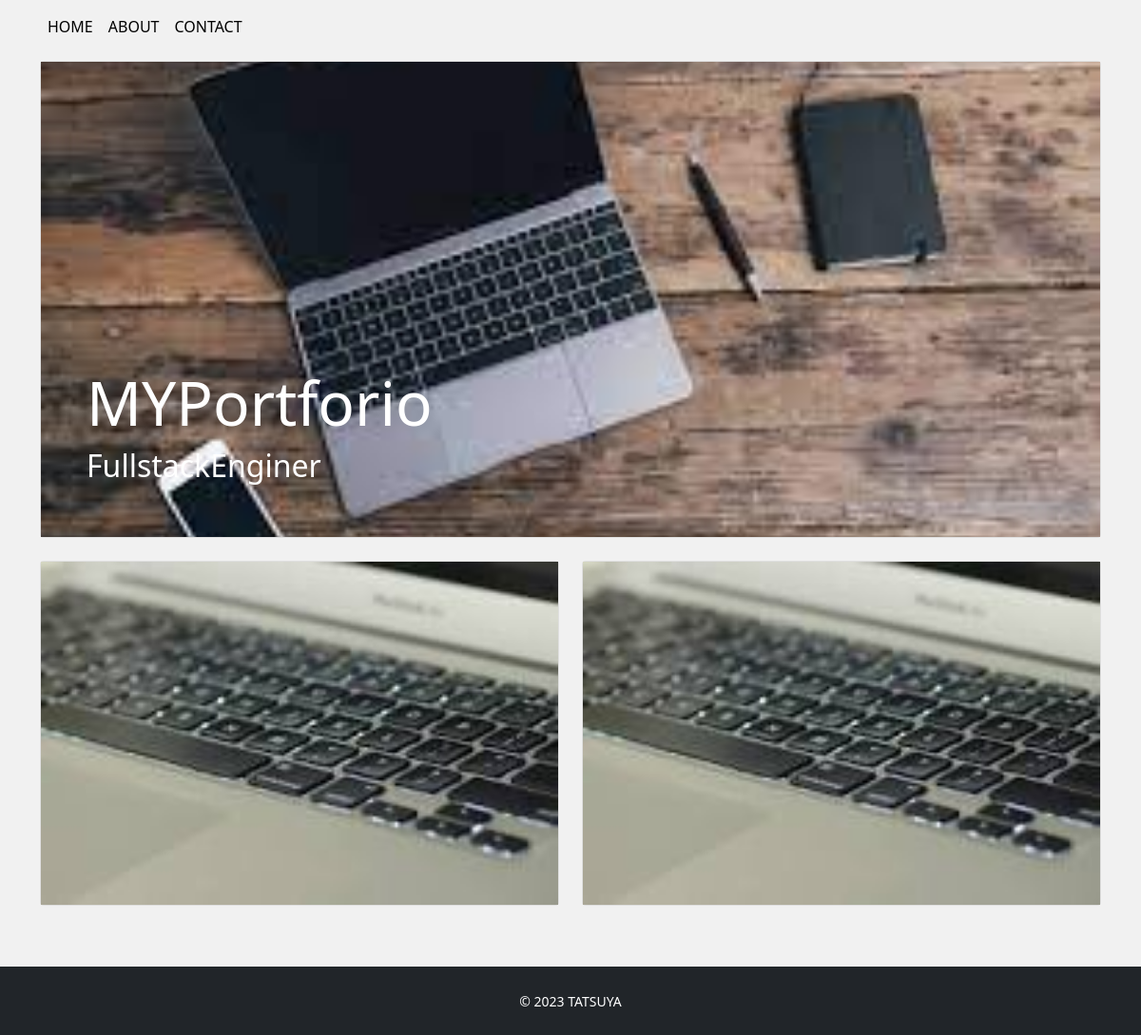
The page / on the database its author committed.
### app/models.py (models this page shows, shortened)
class Profile(models.Model):
    title=models.CharField('タイトル',max_length=100,null=True,blank=True)
    sub_title=models.CharField('サブタイトル',max_length=100,null=True,blank=True)
    name=models.CharField('名前',max_length=100,null=True,blank=True)
    job=models.TextField('仕事',)
    intoroduction=models.TextField('自己紹介')
    github=models.CharField('github',max_length=100,null=True,blank=True)
    twitter=models.CharField('twitter',max_length=100,null=True,blank=True)
    topimage = models.ImageField(upload_to='images',verbose_name='トップ画像')
    subimage = models.ImageField(upload_to='images',verbose_name='サブ画像')

class Work(models.Model):
    title = models.CharField('タイトル',max_length=100)
    image = models.ImageField(upload_to='images',verbose_name='イメージ画像')
    thumbnall =models.ImageField(upload_to='images',verbose_name='サムネイル',null=True,blank=True)
    skill = models.CharField('スキル',max_length=100)
    url = models.CharField('URL',max_length=100,null=True,blank=True)
    created = models.DateField('作成日')
    description = models.TextField('説明')

### app/views.py (the view)
# urls.py: path('', views.IndexView.as_view(),name='index'),
class IndexView(View):
    def get(self,request,*args,**kwargs):
        profile_data=Profile.objects.all()
        if profile_data.exists():
            profile_data = profile_data.order_by('-id')[0]
        work_data=Work.objects.order_by('-id')
        return render(request,'app/index.html',{
            'profile_data':profile_data,
            'work_data':work_data})

### app/templates/app/index.html (shortened to what this page needs)
{%extends 'app/base.html'%}
{% block content %}
<div class="card top d-flex flex-column justify-content-end mb-4">
    <img src="{{profile_data.topimage.url}}" alt="">
    <div class="overlay text-white p-5">
        <h1 class="title">{{profile_data.title}}</h1>
        <h5 class="subtitle">{{profile_data.sub_title}}</h5>
    </div>
</div>
<div class="row mb-5">
    {% for work in work_data%}
    <div class="col-6 col-md3 mb-3">
        <div class="card work-thumbnail">
            {% if work.thumbnail %}
            <img src="{{work.thumbnail.url}}" alt="" class="work-img">
            {% else%}
            <img src="{{work.image.url}}" alt="work-img">
            {% endif%}
        </div>
    </div>
    {% endfor%}
</div>
{% endblock %}

### app/static/css/style.css (style rules this page uses)
* { margin: 0; padding: 0; box-sizing: border-box; }
body { background: #f1f1f1; display: flex; flex-flow: column; min-height: 100vh; }
.top img { object-fit: cover; height: 500px; }
.overlay { position: absolute; }
.title { font-size: 4rem; }
.subtitle { font-size: 2rem; }

### rows shown on the page
Profile: topimage (picture), title "MYPortforio", sub_title "FullstackEnginer"
Work: image (picture)
Work: image (picture)
